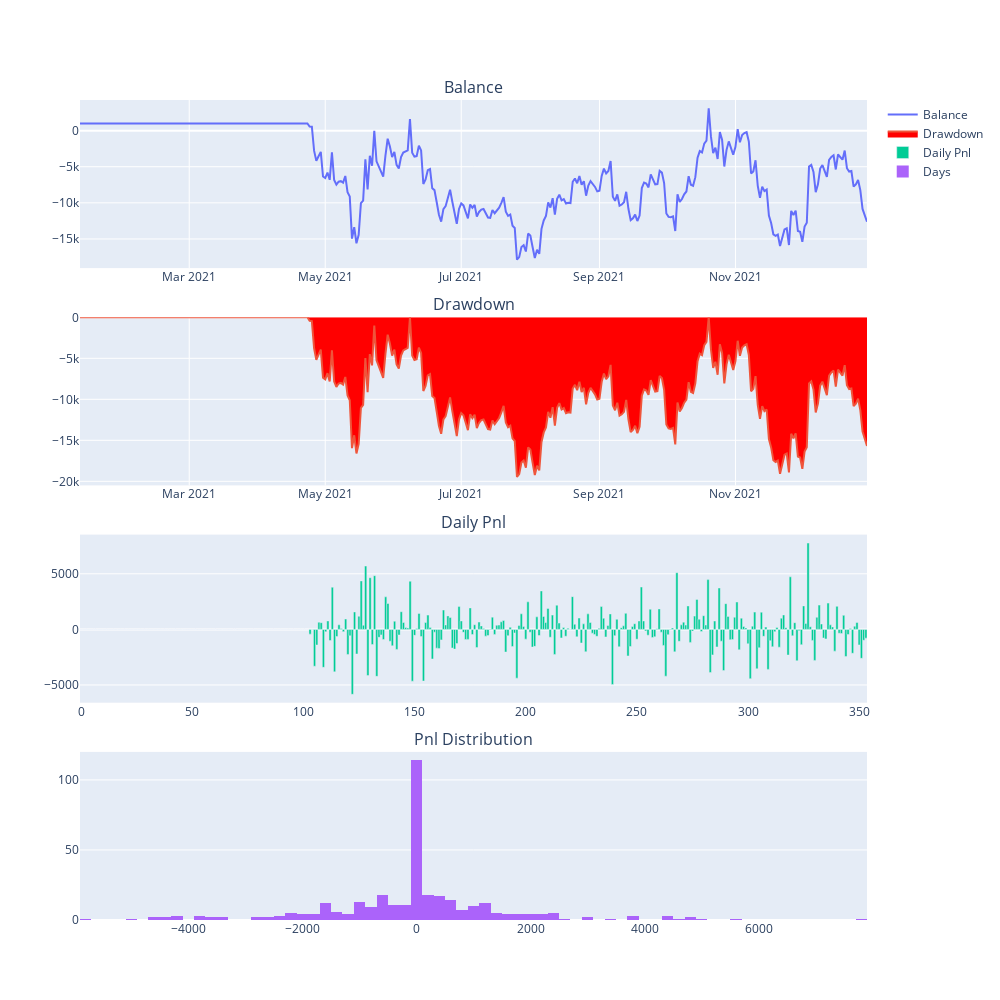

The notebook cell this image was saved under:
### Code cell
df = engine.calculate_result()
engine.calculate_statistics(df)
engine.show_chart(df)

### Figure 1 — Plotly figure (JSON) as saved in the notebook; plotly's stock layout.template omitted (floating-point values rounded to 4 significant figures; data arrays with more than 128 entries replaced by an {"elided": "..."} marker saying what was removed)
{"data": [{"mode": "lines", "name": "Balance", "type": "scatter", "x": {"elided": "354 str values"}, "xaxis": "x", "y": {"elided": "354 float values"}, "yaxis": "y"}, {"fill": "tozeroy", "fillcolor": "red", "mode": "lines", "name": "Drawdown", "type": "scatter", "x": {"elided": "354 str values"}, "xaxis": "x2", "y": {"elided": "354 float values"}, "yaxis": "y2"}, {"name": "Daily Pnl", "type": "bar", "xaxis": "x3", "y": {"elided": "354 float values"}, "yaxis": "y3"}, {"name": "Days", "nbinsx": 100, "type": "histogram", "x": {"elided": "354 float values"}, "xaxis": "x4", "yaxis": "y4"}], "layout": {"annotations": [{"font": {"size": 16}, "showarrow": false, "text": "Balance", "x": 0.5, "xanchor": "center", "xref": "paper", "y": 1, "yanchor": "bottom", "yref": "paper"}, {"font": {"size": 16}, "showarrow": false, "text": "Drawdown", "x": 0.5, "xanchor": "center", "xref": "paper", "y": 0.735, "yanchor": "bottom", "yref": "paper"}, {"font": {"size": 16}, "showarrow": false, "text": "Daily Pnl", "x": 0.5, "xanchor": "center", "xref": "paper", "y": 0.47, "yanchor": "bottom", "yref": "paper"}, {"font": {"size": 16}, "showarrow": false, "text": "Pnl Distribution", "x": 0.5, "xanchor": "center", "xref": "paper", "y": 0.205, "yanchor": "bottom", "yref": "paper"}], "height": 1000, "width": 1000, "xaxis": {"anchor": "y", "domain": [0, 1]}, "xaxis2": {"anchor": "y2", "domain": [0, 1]}, "xaxis3": {"anchor": "y3", "domain": [0, 1]}, "xaxis4": {"anchor": "y4", "domain": [0, 1]}, "yaxis": {"anchor": "x", "domain": [0.795, 1]}, "yaxis2": {"anchor": "x2", "domain": [0.53, 0.735]}, "yaxis3": {"anchor": "x3", "domain": [0.265, 0.47]}, "yaxis4": {"anchor": "x4", "domain": [0, 0.205]}}}
